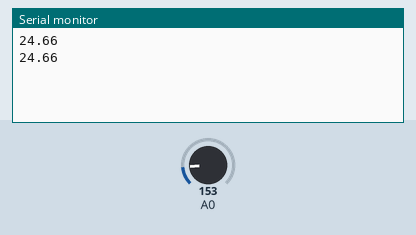
Bench run of a sketch on a simulated Arduino Uno, built with avr-gcc and run on an emulated ATmega328P. On the bench: the last lines printed to the serial monitor. The test bench sets the inputs (shaded band); at power-on: A0 = 153.

Above: at 1.8 s.
1.9 s: A0 set to 165
At 2.3 s:
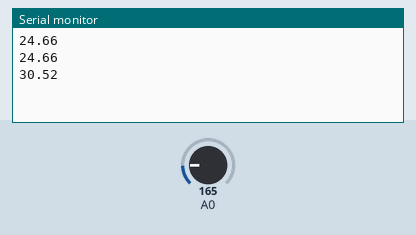
3.4 s: A0 set to 175
At 4.8 s:
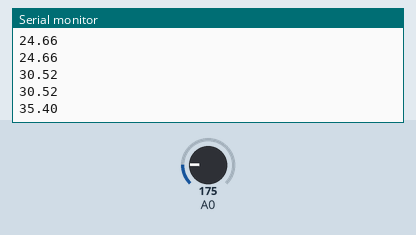
Timing chart, 0 to 6.4 s (numbered marks = the images above; inputs shaded):
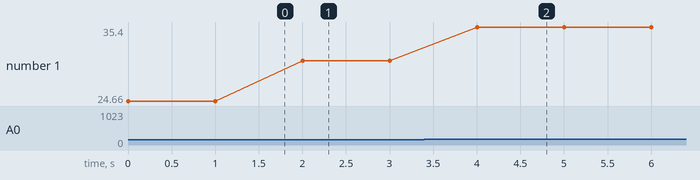

The sketch:

test_tmp36.ino
```cpp
// #include <LiquidCrystal_I2C.h>

// LiquidCrystal_I2C lcd = LiquidCrystal_I2C(0x27,20,4);

void setup() {
  // lcd.init();
  // lcd.backlight();
  Serial.begin(9600);
}

void loop() {
  int value = analogRead(A0);

  float value_in_Volt = ((float) value)* 0.00488;   //  5 Volt / 1024 range = 0.00488

  // TMP36 characteristics: V = Temp * 0.01 + 0.5

  float value_in_C = (value_in_Volt - 0.5) / 0.01;  // for TMP36 T(C°) = Volt - 0.5)

  Serial.println(value_in_C);

  /*
  lcd.setCursor(2, 1); // Set the cursor on the third column and first row.
  lcd.print(String("Value in C: ") + value_in_C);
  */
  delay(1000);
}
```

Measured:
- after the input at 1.9 s, the serial monitor: prints a new line after 0.10 s (image 1)
- after the input at 3.4 s, the serial monitor: prints a new line after 0.60 s (image 2)
- plotted number 1: 24.66 → 30.52 after the input at 1.9 s, 30.52 → 35.4 after the input at 3.4 s
